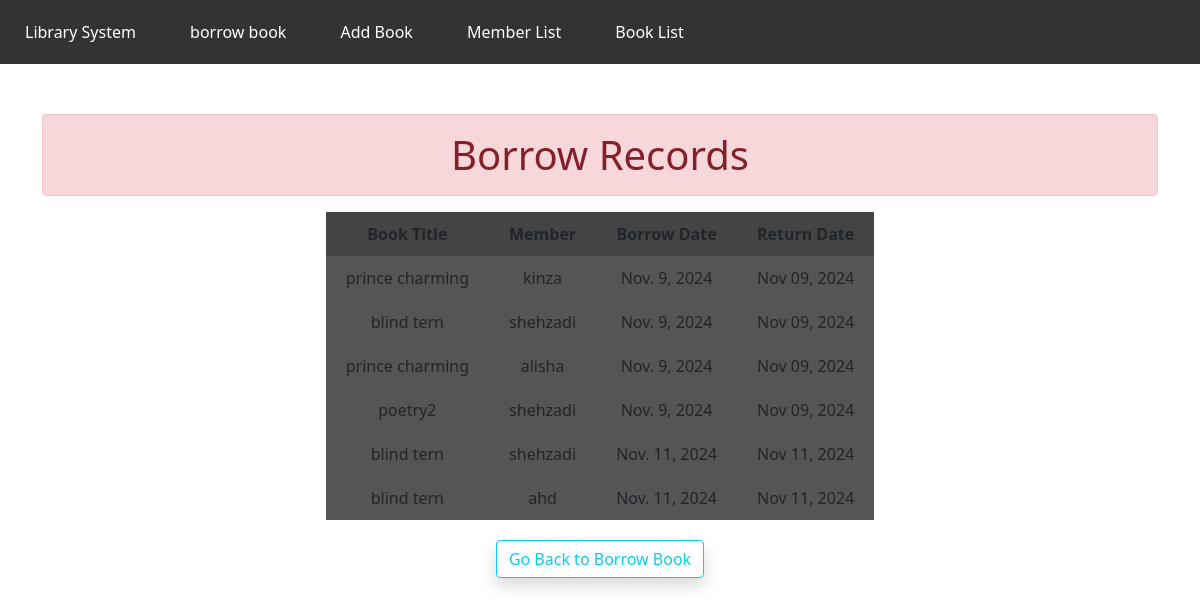
The page /borrow_list/ on the database its author committed.
### library/models.py (models this page shows, shortened)
class BorrowRecord(models.Model):
    member = models.ForeignKey(Member, on_delete=models.CASCADE)
    book = models.ForeignKey(Book, on_delete=models.CASCADE)
    borrow_date = models.DateField(auto_now_add=True)
    return_date = models.DateField(null=True, blank=True)

class Book(models.Model):
    title = models.CharField(max_length=200)
    author = models.CharField(max_length=100)
    isbn = models.CharField(max_length=13, unique=True)
    published_date = models.DateField()
    available_copies = models.IntegerField()

class Member(models.Model):
    name = models.CharField(max_length=100)
    email = models.EmailField(unique=True)
    membership_date = models.DateField()
    def __str__(self):
        return self.name

### library/views.py (the view)
# urls.py: path('borrow_list/', views.borrow_list, name='borrow_list'),
def borrow_list(request):
    borrow_records = BorrowRecord.objects.all()
    return render(request, 'borrow_list.html', {'borrow_records': borrow_records})

### templates/borrow_list.html (shortened to what this page needs)
<!DOCTYPE html>
<html lang="en">
<head>
    <link href="https://cdn.jsdelivr.net/npm/bootstrap@5.0.2/dist/css/bootstrap.min.css" rel="stylesheet">
</head>
<body>
    <nav>
        <a href="/">Library System</a>
        <a href="/borrow_book">borrow book</a>
        <a href="/books_create/">Add Book</a>
        <a href="/members/">Member List</a>
        <a href="/book_list/">Book List</a>
    </nav>
    <div class="container">
        <h1 class="alert alert-danger">Borrow Records</h1>
        <table>
            <thead>
                <tr>
                    <th>Book Title</th>
                    <th>Member</th>
                    <th>Borrow Date</th>
                    <th>Return Date</th>
                </tr>
            </thead>
            <tbody>
                {% for record in borrow_records %}
                    <tr>
                        <td>{{ record.book.title }}</td>
                        <td>{{ record.member }}</td>
                        <td>{{ record.borrow_date }}</td>
                        <td>{{ record.borrow_date|date:"M d, Y" }}</td>
                    </tr>
                {% endfor %}
            </tbody>
        </table>
        <a href="/borrow_book/" class="go-back btn btn-outline-info shadow">Go Back to Borrow Book</a>
    </div>
</body>
</html>

### templates/borrow_list.html (style rules this page uses)
body { background-image: url('https://i.pinimg.com/736x/56/e3/1c/56e31cbf6c07589fa58cf7691aaf3059.jpg'); background-size: cover; font-family: Arial, sans-serif; color: white; margin: 0; padding: 0; }
.container { text-align: center; padding: 50px; }
table { margin: 0 auto; background-color: rgba(0, 0, 0, 0.7); padding: 20px; border-radius: 8px; }
th, td { padding: 10px 20px; border: 1px solid white; }
th { background-color: #444; }
td { background-color: #555; }
nav { background-color: #333; padding: 10px 0; }
nav a { color: white; text-decoration: none; padding: 10px 15px; margin: 0 10px; display: inline-block; }
.go-back { display: block; margin-top: 20px; text-decoration: none; color: #ff0; }

### rows shown on the page
BorrowRecord: book "prince charming", member "kinza", borrow_date "Nov. 9, 2024", borrow_date "Nov 09, 2024"
BorrowRecord: book "blind tern", member "shehzadi", borrow_date "Nov. 9, 2024", borrow_date "Nov 09, 2024"
BorrowRecord: book "prince charming", member "alisha", borrow_date "Nov. 9, 2024", borrow_date "Nov 09, 2024"
BorrowRecord: book "poetry2", member "shehzadi", borrow_date "Nov. 9, 2024", borrow_date "Nov 09, 2024"
BorrowRecord: book "blind tern", member "shehzadi", borrow_date "Nov. 11, 2024", borrow_date "Nov 11, 2024"
BorrowRecord: book "blind tern", member "ahd", borrow_date "Nov. 11, 2024", borrow_date "Nov 11, 2024"
